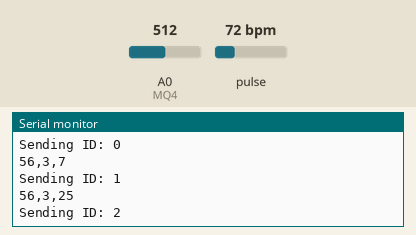
Recording of a sketch running on a simulated Arduino Uno, built with avr-gcc and run on an emulated ATmega328P. Shown: the last lines printed to the serial monitor. The test bench sets the inputs (shaded band); at power-on: pulse 72 bpm, A0 (MQ4) = 512. No radio packets arrive unless stated.

Above: at 3.2 s.
3.3 s: pulse set to 42 bpm
At 3.88 s:
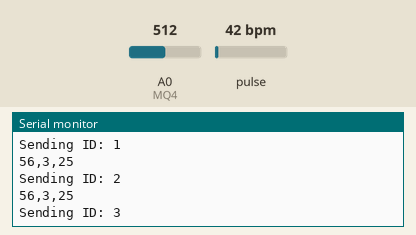
4.8 s: A0 (MQ4) set to 716
At 4.89 s:
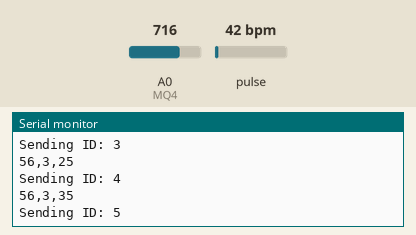
6.3 s: pulse set to 70 bpm
At 6.4 s:
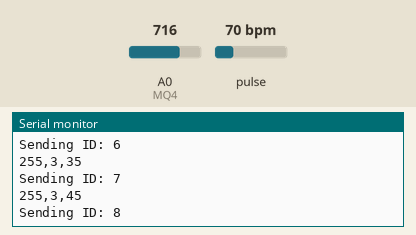
7.8 s: A0 (MQ4) set to 900
At 7.92 s:
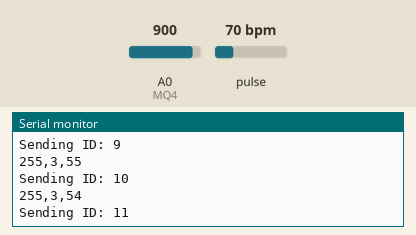
Timing chart, 0 to 10.3 s (numbered marks = the images above; inputs shaded):
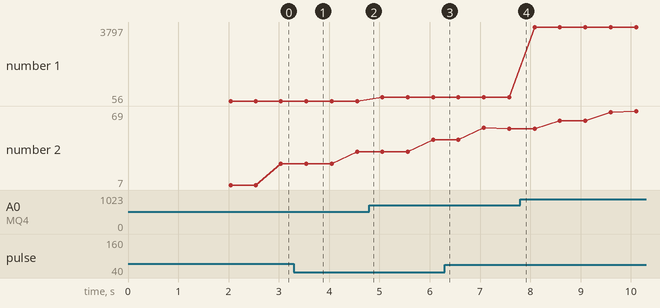

Measured:
- plotted number 1: 56 → 255 after the input at 4.8 s, 255 → 3797 after the input at 7.8 s
- plotted number 2: 25 → 35 after the input at 3.3 s, 45 → 54 after the input at 6.3 s

The sketch:

node.ino
```cpp
// Slave Node

/*
 *
 * GitHub Link: https://github.com/abhinav52-sh/SIT210-project
 *
  Module SX1278 // Arduino UNO/NANO
    Vcc         ->   3.3V
    MISO        ->   D12
    MOSI        ->   D11
    SLCK        ->   D13
    Nss         ->   D10
    GND         ->   GND
    -----------------------------------

    Module MAX30102 // Arduino UNO/NANO
    Vcc         ->   5V
    SDA         ->   A4
    SCL         ->   A5
    GND         ->   GND
    -----------------------------------

    Module MQ4 // Arduino UNO/NANO
    Vcc         ->   5V
    AO          ->   A0
    GND         ->   GND
    -----------------------------------

    Module MQ5 // Arduino UNO/NANO
    Vcc         ->   5V
    AO          ->   A1
    GND         ->   GND
 */

#include <SPI.h>  // include libraries
#include <LoRa.h>
#include <Wire.h>
#include "MAX30105.h"
#include "heartRate.h"

#define MQ4 A0
#define MQ9 A1

String outgoing;  // outgoing message

byte msgCount = 0;         // count of outgoing messages
byte localAddress = 0xEE;  // address of this device
byte destination1 = 0xBB;  // destination to send to
byte destination2 = 0xFF;  // destination to send to
long lastSendTime = 0;     // last send time
int interval = 500;        // interval between sends

MAX30105 particleSensor;
const byte RATE_SIZE = 4;  // averaging.
byte rates[RATE_SIZE];     //Array of heart rates
byte rateSpot = 0;
long lastBeat = 0;  // Time at which the last beat occurred

float beatsPerMinute;
int beatAvg;

int mq4_data = 0;
int mq9_data = 0;

const int R_0 = 945;  // for methane

void setup() {

  Serial.begin(9600);  // initialize serial


  delay(2000);
  Serial.println("LoRa Duplex");

  if (!LoRa.begin(433E6)) {  // initialize ratio at 915 MHz
    Serial.println("LoRa init failed. Check your connections.");
    while (true)
      ;  // if failed, do nothing
  }

  Serial.println("LoRa init succeeded.");

  if (!particleSensor.begin(Wire, I2C_SPEED_FAST))  //Use default I2C port, 400kHz speed
  {
    Serial.println("MAX30105 was not found. Please check wiring/power. ");
    while (1)
      ;
  }

  // initializing max30102 sensor
  particleSensor.setup();
  particleSensor.setPulseAmplitudeRed(0x0A);  //Turn Red LED to low to indicate sensor is running
  particleSensor.setPulseAmplitudeGreen(0);   //Turn off Green LED
}

void loop() {
  // if (millis() - lastSendTime > interval) {
  long irValue = particleSensor.getIR();
  if (checkForBeat(irValue) == true) {
    //We sensed a beat!
    long delta = millis() - lastBeat;
    lastBeat = millis();

    beatsPerMinute = 60 / (delta / 1000.0);

    if (beatsPerMinute < 255 && beatsPerMinute > 20) {
      rates[rateSpot++] = (byte)beatsPerMinute;  //Store this reading in the array
      rateSpot %= RATE_SIZE;                     //Wrap variable

      //Take average of readings
      beatAvg = 0;
      for (byte x = 0; x < RATE_SIZE; x++)
        beatAvg += rates[x];
      beatAvg /= RATE_SIZE;
    }
  }

  if (millis() - lastSendTime > interval) {
    lastSendTime = millis();
    mq4_data = getMethanePPM();
    mq9_data = getMonoxidePPM();

    String message = String(mq4_data) + "," + String(mq9_data) + "," + String(beatAvg);
    Serial.println(message);
    sendMessage(message, destination1);
  }
}

// function to transmit the message with all data fields from different sensors to the master(surface)
void sendMessage(String outgoing, byte destinationAddr) {
  LoRa.beginPacket();             // start packet
  LoRa.write(destinationAddr);    // add destination address
  LoRa.write(localAddress);       // add sender address
  LoRa.write(msgCount);           // add message ID
  LoRa.write(outgoing.length());  // add payload length
  LoRa.print(outgoing);           // add payload
  LoRa.endPacket();               // finish packet and send it
  Serial.print("Sending ID: ");
  Serial.println(msgCount);
  msgCount++;  // increment message ID
}

// function to receive any incoming data for future functionality
void onReceive(int packetSize) {
  if (packetSize == 0) return;  // if there's no packet, return

  // read packet header bytes:
  int recipient = LoRa.read();        // recipient address
  byte sender = LoRa.read();          // sender address
  byte incomingMsgId = LoRa.read();   // incoming msg ID
  byte incomingLength = LoRa.read();  // incoming msg length

  String incoming = "";

  while (LoRa.available()) {
    incoming += (char)LoRa.read();
  }

  if (incomingLength != incoming.length()) {  // check length for error
    Serial.println("error: message length does not match length");

    return;  // skip rest of function
  }

  // if the recipient isn't this device or broadcast,
  if (recipient != localAddress && recipient != 0xFF) {
    Serial.println("This message is not for me.");

    return;  // skip rest of function
  }

  // if message is for this device, or broadcast, print details:
  Serial.println("Received from: 0x" + String(sender, HEX));
  Serial.println("Sent to: 0x" + String(recipient, HEX));
  Serial.println("Message ID: " + String(incomingMsgId));
  Serial.println("Message length: " + String(incomingLength));
  Serial.println("Message: " + incoming);
  Serial.println();
}

// function to calculate methane's ppm conc.
float getMethanePPM() {
  float a0 = analogRead(MQ4);
  float v_out = a0 * 5 / 1023;
  float R_S = (5 - v_out) * 1000;
  float PPM = pow(R_S / R_0, -2.95) * 1000;
  return PPM;
}

// function to calculate carbon monoxide's ppm conc.
float getMonoxidePPM() {
  int rs = analogRead(A0);
  float ro = 20000.0;
  float rs_to_ro_ratio = rs / ro;
  float ppm = 10.0 * pow(rs_to_ro_ratio, 1.0 / 3.2);
  return ppm;
}
```
